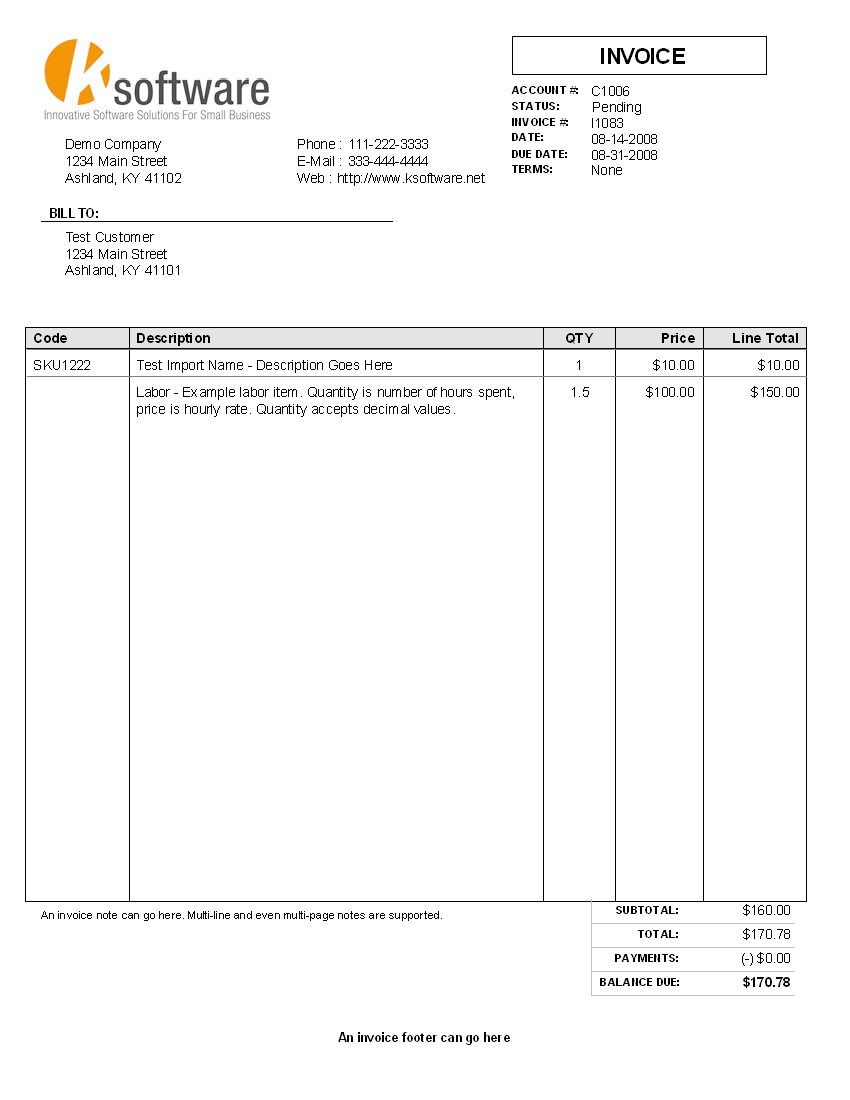
#> input picture src/test.png, 850 x 1100 px
$ python detectTableWithCv2.py
#> lines starting #> are read from the running program, lines starting #| are printed output that depends on the picture; after the words box and inside, x2 and y2 are one past the last pixel; in counts of white or black regions, pixels touching at a corner belong together
import cv2
import numpy as np
import matplotlib.pyplot as plt

file = r'src/test.png'

im1 = cv2.imread(file, 0)
#> im1: shape (1100, 850); min 0, max 255, mean 248.5
im = cv2.imread(file)
#> im is the input picture: shape (1100, 850, 3); mean B, G, R 248.2, 248.5, 248.7
height, width, channels = im.shape
#> height = 1100; width = 850; channels = 3
ret, thresh_value = cv2.threshold(im1, 180, 255, cv2.THRESH_BINARY_INV)
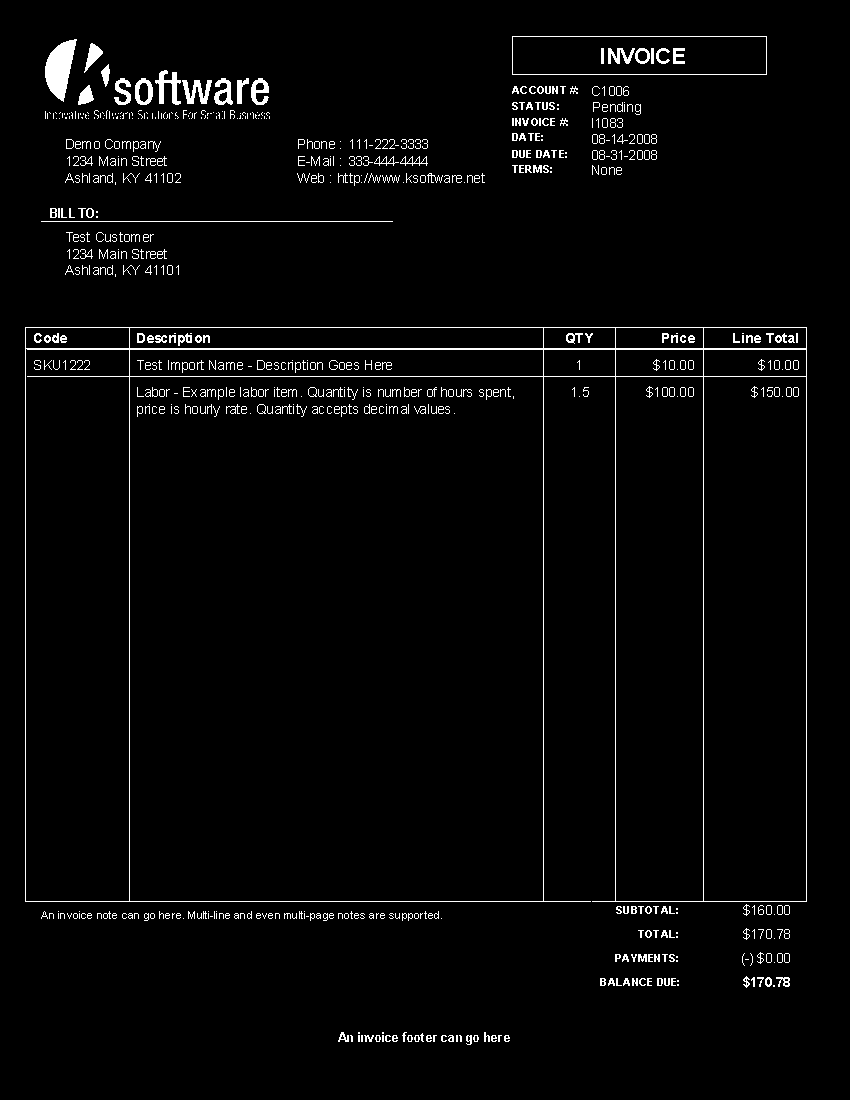
#> thresh_value: shape (1100, 850); 2.7% white in thin lines or dots, all inside (x1, y1, x2, y2) = (25, 36, 807, 1045)

kernel = np.ones((5, 5), np.uint8)
dilated_value = cv2.dilate(thresh_value, kernel, iterations=1)
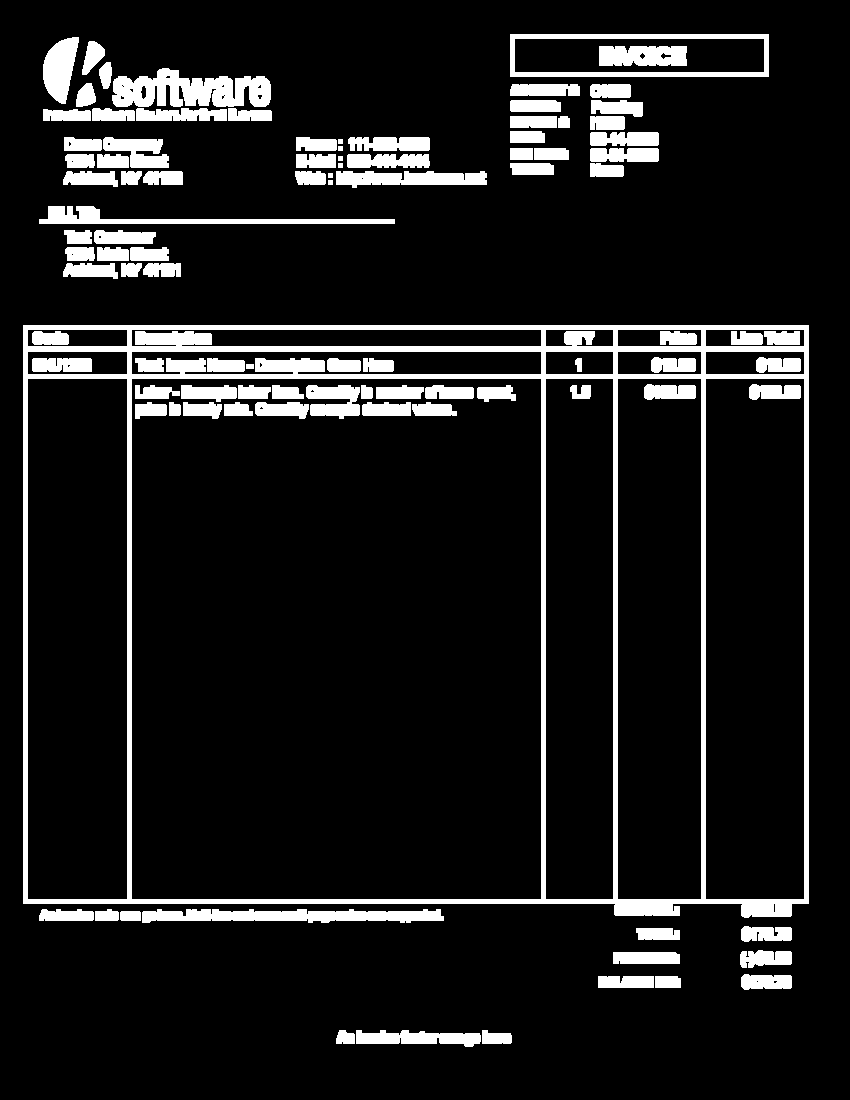
#> dilated_value: shape (1100, 850); 10.8% white; 100 white regions

contours, hierarchy = cv2.findContours(dilated_value, cv2.RETR_TREE, cv2.CHAIN_APPROX_SIMPLE)
#> contours = 143 contours, 30 with area under 20; largest, box (x1, y1, x2, y2) and area: (23, 325, 809, 918) 455127, (131, 378, 542, 900) 213608, (27, 378, 128, 900) 52098, (705, 378, 805, 900) 51577, (617, 378, 702, 900) 43762
cordinates = []
for cnt in contours:
    x, y, w, h = cv2.boundingRect(cnt)
    cordinates.append((x, y, w, h))
    # bounding the images
    if y < height  and h-x >150 and w-y >150 and h-x < height-50:
        cv2.rectangle(im, (x, y), (x + w, y + h), (0, 0, 255), 1)
#> this loop made 143 passes
#> (x, y, w, h) on passes 1, 2, 3, 4, 5, 6, 7, 9, 10, 11, 12, 13: (482, 1030, 30, 14), (356, 1030, 125, 17), (336, 1030, 19, 14), (655, 976, 26, 12), (598, 976, 56, 12), (741, 974, 51, 16), (773, 980, 5, 4), (613, 952, 67, 12), (740, 950, 52, 18), (636, 928, 44, 12), (741, 926, 51, 16), (120, 911, 21, 10)
#> (cnt, x, y, w, h) on passes 8, 53: ([[756, 981], [757, 980], [758, 981], [757, 982]], 756, 980, 3, 3), ([[246, 364], [246, 368], [253, 368], [253, 364]], 246, 364, 8, 5)
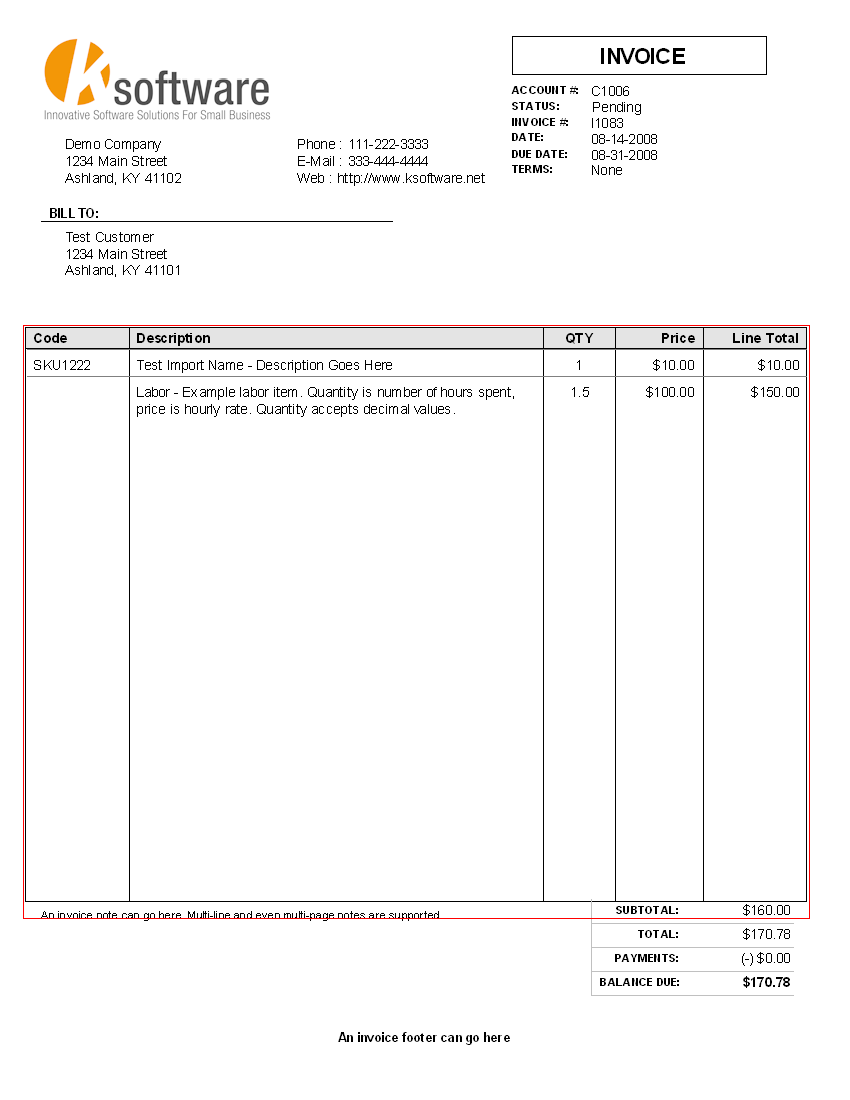
#> im: shape (1100, 850, 3); 0.29% of pixels changed, all inside (x1, y1, x2, y2) = (23, 325, 810, 919)
#> after the loop, cordinates = 143 items, first 6: (482, 1030, 30, 14), (356, 1030, 125, 17), (336, 1030, 19, 14), (655, 976, 26, 12), (598, 976, 56, 12), (741, 974, 51, 16)

plt.imshow(im)
cv2.namedWindow('detecttable2', cv2.WINDOW_NORMAL)
cv2.imwrite('img/detecttable2.jpg', im)

$ run again, with src/134_2.png copied over src/test.png
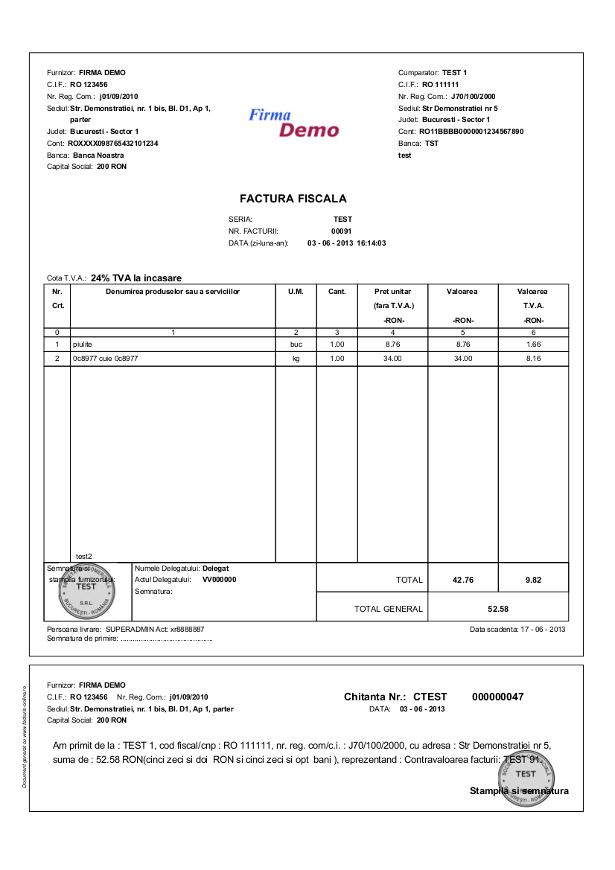
#> input picture src/134_2.png, 615 x 870 px
#> im is the input picture: shape (870, 615, 3); mean B, G, R 244.6, 244.5, 244.6
#> `ret, thresh_value = cv2.threshold(im1, 180, 255, cv2.THRESH_BINARY_INV)`:
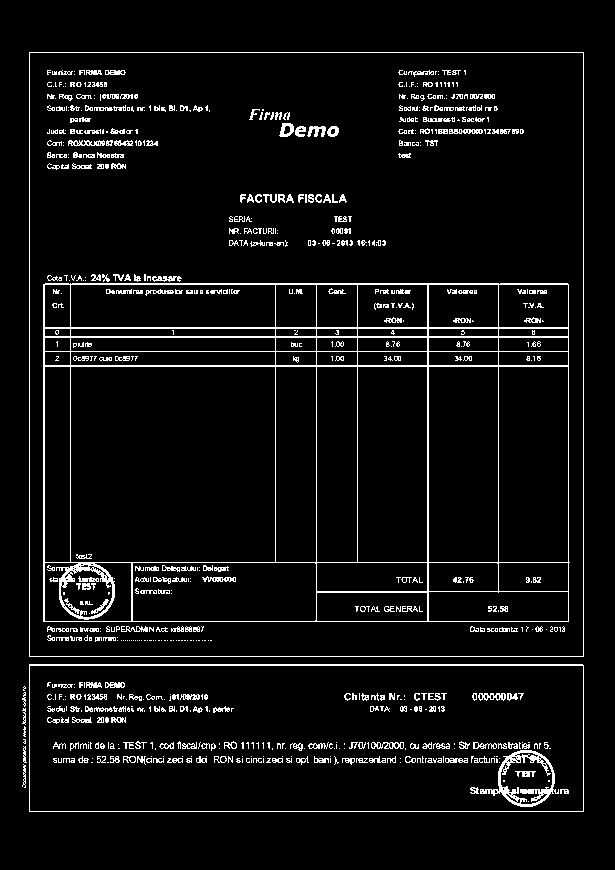
#> thresh_value: shape (870, 615); 5.7% white in thin lines or dots, all inside (x1, y1, x2, y2) = (22, 52, 584, 812)
#> dilated_value: shape (870, 615); 20.4% white; 51 white regions
#> contours = 148 contours, 19 with area under 20; largest, box (x1, y1, x2, y2) and area: (27, 50, 586, 659) 339264, (31, 54, 582, 655) 329998, (41, 272, 572, 644) 185364, (20, 662, 586, 814) 84908, (31, 667, 582, 810) 68469
#> the loop `for cnt in contours:` made 148 passes
#> (x, y, w, h) on passes 1 to 8: (20, 662, 566, 152), (526, 795, 4, 3), (502, 760, 48, 28), (513, 769, 25, 10), (31, 667, 551, 143), (212, 754, 99, 13), (51, 754, 158, 13), (95, 715, 33, 10)
#> after the loop `for cnt in contours:`:
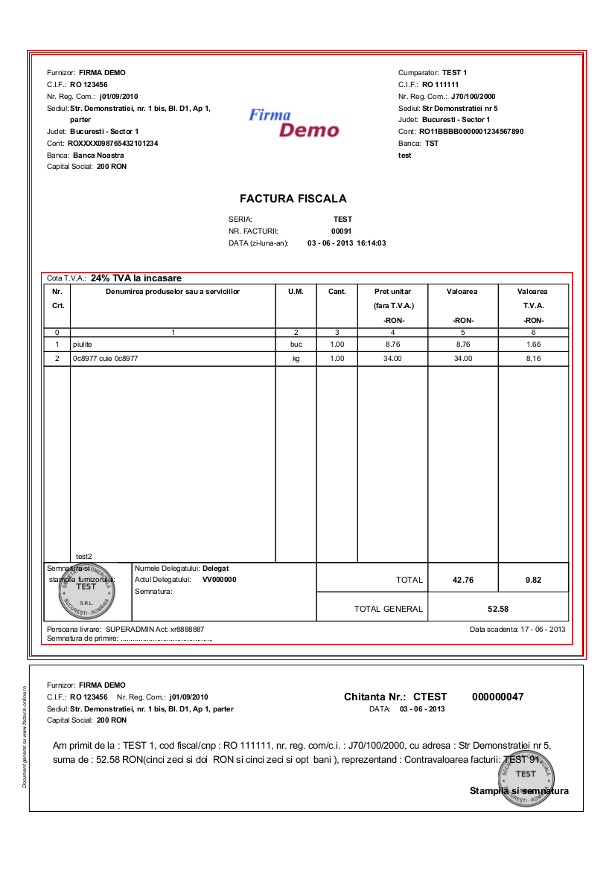
#> im: shape (870, 615, 3); 1.2% of pixels changed, all inside (x1, y1, x2, y2) = (27, 50, 587, 660)
#> after the loop `for cnt in contours:`: cordinates = 148 items, first 6: (20, 662, 566, 152), (526, 795, 4, 3), (502, 760, 48, 28), (513, 769, 25, 10), (31, 667, 551, 143), (212, 754, 99, 13)

$ run again, with src/Capture.PNG copied over src/test.png
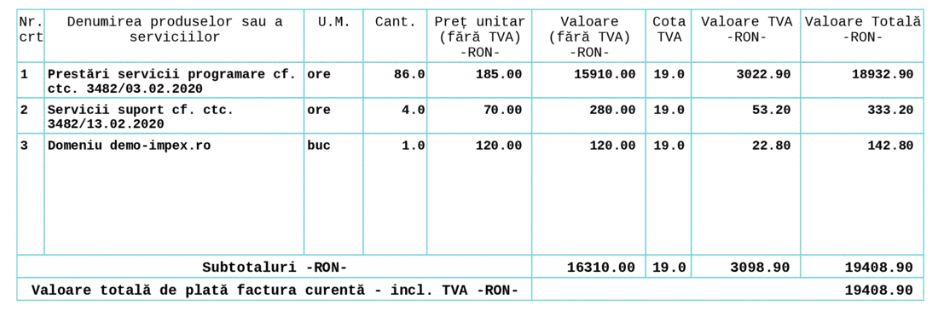
#> input picture src/Capture.PNG, 946 x 313 px
#> im is the input picture: shape (313, 946, 3); mean B, G, R 243.4, 243.4, 239.7
#> `ret, thresh_value = cv2.threshold(im1, 180, 255, cv2.THRESH_BINARY_INV)`:
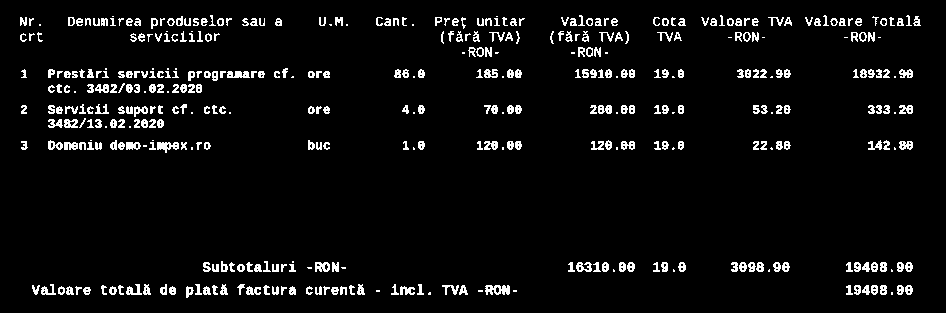
#> thresh_value: shape (313, 946); 5.3% white in thin lines or dots, all inside (x1, y1, x2, y2) = (20, 15, 921, 298)
#> `dilated_value = cv2.dilate(thresh_value, kernel, iterations=1)`:
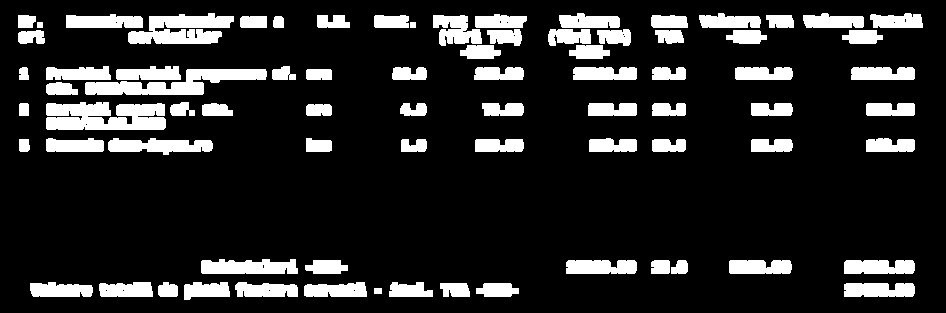
#> dilated_value: shape (313, 946); 15.4% white; 78 white regions
#> contours = 94 contours, 16 with area under 20; largest, box (x1, y1, x2, y2) and area: (46, 102, 166, 130) 2584, (85, 69, 267, 95) 2150, (128, 13, 234, 44) 1959, (201, 259, 298, 274) 1126, (108, 138, 213, 155) 1091
#> the loop `for cnt in contours:` made 94 passes
#> (x, y, w, h) on passes 2, 3, 4, 5, 6, 8, 10, 11: (844, 283, 71, 14), (476, 283, 43, 14), (440, 283, 30, 14), (389, 282, 44, 15), (304, 282, 63, 15), (235, 282, 63, 15), (184, 282, 46, 18), (158, 282, 20, 15)
#> after the loop `for cnt in contours:`: cordinates = 94 items, first 6: (374, 288, 8, 6), (844, 283, 71, 14), (476, 283, 43, 14), (440, 283, 30, 14), (389, 282, 44, 15), (304, 282, 63, 15)
